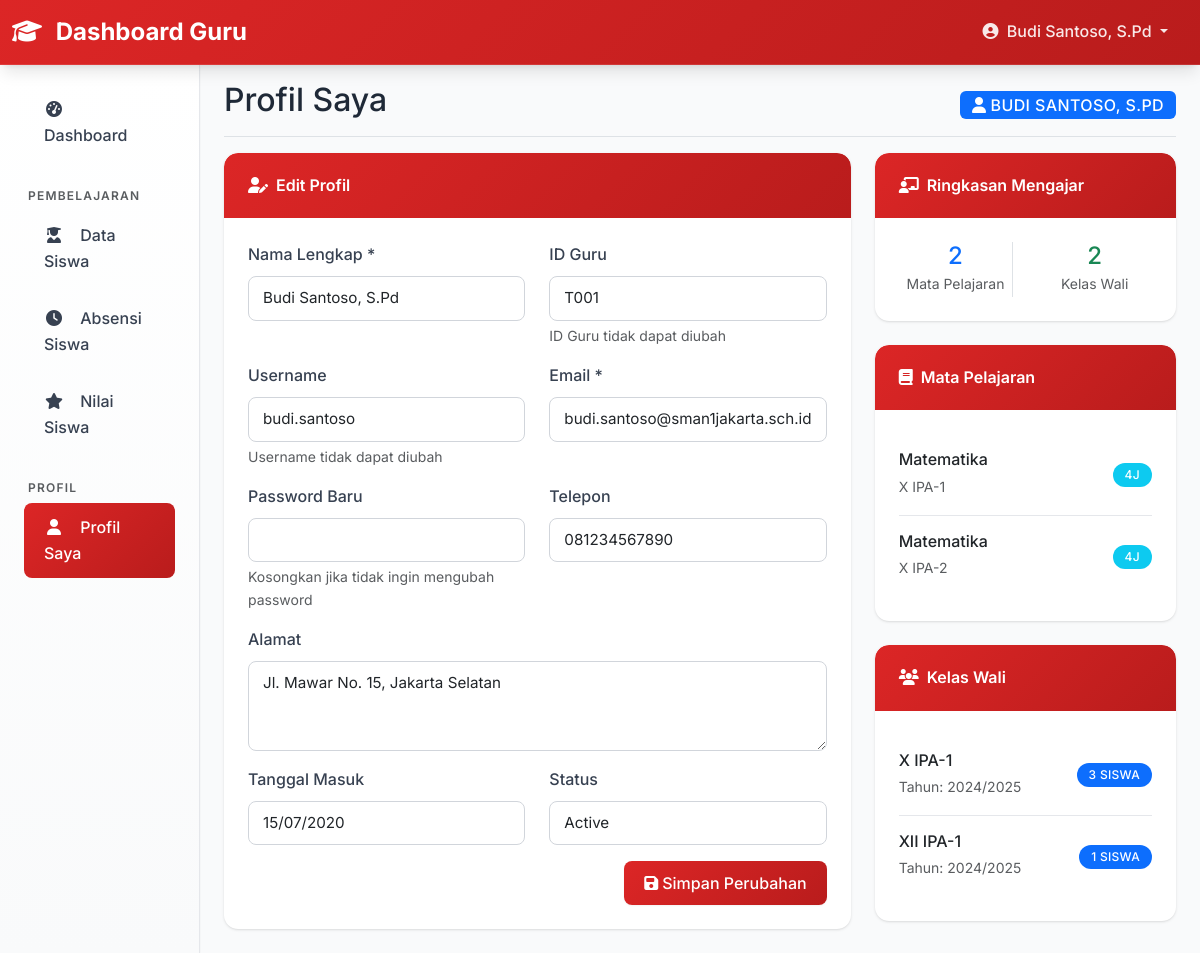
Screenshot of /teacher/profile.php (signed in) with the database file from the repository.
### tables this page shows
CREATE TABLE IF NOT EXISTS teachers (
    id INT AUTO_INCREMENT PRIMARY KEY,
    user_id INT,
    teacher_id VARCHAR(20) UNIQUE NOT NULL,
    phone VARCHAR(20),
    address TEXT,
    hire_date DATE,
    status ENUM('active', 'inactive') DEFAULT 'active',
    created_at TIMESTAMP DEFAULT CURRENT_TIMESTAMP,
    FOREIGN KEY (user_id) REFERENCES users(id) ON DELETE CASCADE
);

CREATE TABLE IF NOT EXISTS users (
    id INT AUTO_INCREMENT PRIMARY KEY,
    username VARCHAR(50) UNIQUE NOT NULL,
    email VARCHAR(100) UNIQUE NOT NULL,
    password VARCHAR(255) NOT NULL,
    role ENUM('admin', 'teacher') NOT NULL,
    full_name VARCHAR(100) NOT NULL,
    created_at TIMESTAMP DEFAULT CURRENT_TIMESTAMP,
    updated_at TIMESTAMP DEFAULT CURRENT_TIMESTAMP ON UPDATE CURRENT_TIMESTAMP
);

CREATE TABLE IF NOT EXISTS subjects (
    id INT AUTO_INCREMENT PRIMARY KEY,
    subject_code VARCHAR(20) UNIQUE NOT NULL,
    subject_name VARCHAR(100) NOT NULL,
    teacher_id INT,
    class_id INT,
    credit_hours INT DEFAULT 1,
    created_at TIMESTAMP DEFAULT CURRENT_TIMESTAMP,
    FOREIGN KEY (teacher_id) REFERENCES teachers(id) ON DELETE SET NULL,
    FOREIGN KEY (class_id) REFERENCES classes(id) ON DELETE CASCADE
);

CREATE TABLE IF NOT EXISTS classes (
    id INT AUTO_INCREMENT PRIMARY KEY,
    class_name VARCHAR(50) NOT NULL,
    class_level VARCHAR(20) NOT NULL,
    teacher_id INT,
    academic_year VARCHAR(10) NOT NULL,
    capacity INT DEFAULT 30,
    created_at TIMESTAMP DEFAULT CURRENT_TIMESTAMP,
    FOREIGN KEY (teacher_id) REFERENCES teachers(id) ON DELETE SET NULL
);

### teacher/profile.php (the view, shortened to what this page needs)
<?php
require_once '../config/database.php';
try {
    $stmt = $pdo->prepare("
        SELECT t.*, u.username, u.email, u.full_name
        FROM teachers t
        JOIN users u ON t.user_id = u.id
        WHERE t.user_id = ?
    ");
    $stmt->execute([$_SESSION['user_id']]);
    $teacher = $stmt->fetch();
} catch(PDOException $e) {
    $error = 'Terjadi kesalahan sistem';
    $teacher = null;
}
try {
    $stmt = $pdo->prepare("
        SELECT s.*, c.class_name, c.class_level
        FROM subjects s
        LEFT JOIN classes c ON s.class_id = c.id
        WHERE s.teacher_id = ?
        ORDER BY s.subject_name
    ");
    $stmt->execute([$teacher['id']]);
    $subjects = $stmt->fetchAll();
} catch(PDOException $e) {
    $subjects = [];
}
try {
    $stmt = $pdo->prepare("
        SELECT c.*,
               (SELECT COUNT(*) FROM students WHERE class_id = c.id AND status = 'active') as student_count
        FROM classes c
        WHERE c.teacher_id = ?
    ");
    $stmt->execute([$teacher['id']]);
    $homeroom_classes = $stmt->fetchAll();
} catch(PDOException $e) {
    $homeroom_classes = [];
}
include 'includes/header.php';
?>
<div class="container-fluid">
    <div class="row">
        <?php include 'includes/sidebar.php'; ?>
        <main class="col-md-9 ms-sm-auto col-lg-10 px-md-4">
            <div class="d-flex justify-content-between flex-wrap flex-md-nowrap align-items-center pt-3 pb-2 mb-3 border-bottom">
                <h1 class="h2">Profil Saya</h1>
                <div class="btn-toolbar mb-2 mb-md-0">
                    <span class="badge bg-primary fs-6">
                        <i class="fas fa-user me-1"></i><?= htmlspecialchars($teacher['full_name'] ?? 'Guru') ?>
                    </span>
                </div>
            </div>
            <div class="row">
                <div class="col-lg-8 mb-4">
                    <div class="card">
                        <div class="card-header">
                            <i class="fas fa-user-edit me-2"></i>Edit Profil
                        </div>
                        <div class="card-body">
                            <form method="POST">
                                <div class="row">
                                    <div class="col-md-6 mb-3">
                                        <label for="full_name" class="form-label">Nama Lengkap *</label>
                                        <input type="text" class="form-control" id="full_name" name="full_name"
                                               value="<?= htmlspecialchars($teacher['full_name'] ?? '') ?>" required>
                                    </div>
                                    <div class="col-md-6 mb-3">
                                        <label for="teacher_id" class="form-label">ID Guru</label>
                                        <input type="text" class="form-control" value="<?= htmlspecialchars($teacher['teacher_id'] ?? '') ?>" readonly>
                                        <div class="form-text">ID Guru tidak dapat diubah</div>
                                    </div>
                                </div>
                                <div class="row">
                                    <div class="col-md-6 mb-3">
                                        <label for="username" class="form-label">Username</label>
                                        <input type="text" class="form-control" value="<?= htmlspecialchars($teacher['username'] ?? '') ?>" readonly>
                                        <div class="form-text">Username tidak dapat diubah</div>
                                    </div>
                                    <div class="col-md-6 mb-3">
                                        <label for="email" class="form-label">Email *</label>
                                        <input type="email" class="form-control" id="email" name="email"
                                               value="<?= htmlspecialchars($teacher['email'] ?? '') ?>" required>
                                    </div>
                                </div>
                                <div class="row">
                                    <div class="col-md-6 mb-3">
                                        <label for="password" class="form-label">Password Baru</label>
                                        <input type="password" class="form-control" id="password" name="password">
                                        <div class="form-text">Kosongkan jika tidak ingin mengubah password</div>
                                    </div>
                                    <div class="col-md-6 mb-3">
                                        <label for="phone" class="form-label">Telepon</label>
                                        <input type="text" class="form-control" id="phone" name="phone"
                                               value="<?= htmlspecialchars($teacher['phone'] ?? '') ?>">
                                    </div>
                                </div>
                                <div class="mb-3">
                                    <label for="address" class="form-label">Alamat</label>
                                    <textarea class="form-control" id="address" name="address" rows="3"><?= htmlspecialchars($teacher['address'] ?? '') ?></textarea>
                                </div>
                                <div class="row">
                                    <div class="col-md-6 mb-3">
                                        <label class="form-label">Tanggal Masuk</label>
                                        <input type="text" class="form-control"
                                               value="<?= $teacher['hire_date'] ? date('d/m/Y', strtotime($teacher['hire_date'])) : '-' ?>" readonly>
                                    </div>
                                    <div class="col-md-6 mb-3">
                                        <label class="form-label">Status</label>
                                        <input type="text" class="form-control"
                                               value="<?= ucfirst($teacher['status'] ?? 'active') ?>" readonly>
                                    </div>
                                </div>
                                <div class="d-flex justify-content-end">
                                    <button type="submit" class="btn btn-primary">
                                        <i class="fas fa-save me-1"></i>Simpan Perubahan
                                    </button>
                                </div>
                            </form>
                        </div>
                    </div>
                </div>
                <div class="col-lg-4 mb-4">
                    <div class="card mb-4">
                        <div class="card-header">
                            <i class="fas fa-chalkboard-teacher me-2"></i>Ringkasan Mengajar
                        </div>
                        <div class="card-body">
                            <div class="row text-center">
                                <div class="col-6">
                                    <div class="border-end">
                                        <h4 class="text-primary mb-0"><?= count($subjects) ?></h4>
                                        <small class="text-muted">Mata Pelajaran</small>
                                    </div>
                                </div>
                                <div class="col-6">
                                    <h4 class="text-success mb-0"><?= count($homeroom_classes) ?></h4>
                                    <small class="text-muted">Kelas Wali</small>
                                </div>
                            </div>
                        </div>
                    </div>
                    <div class="card mb-4">
                        <div class="card-header">
                            <i class="fas fa-book me-2"></i>Mata Pelajaran
                        </div>
                        <div class="card-body">
                            <?php if (empty($subjects)): ?>
                                <p class="text-muted text-center">Belum ada mata pelajaran</p>
                            <?php else: ?>
                                <div class="list-group list-group-flush">
                                    <?php foreach($subjects as $subject): ?>
                                        <div class="list-group-item d-flex justify-content-between align-items-center px-0">
                                            <div>
                                                <h6 class="mb-1"><?= htmlspecialchars($subject['subject_name']) ?></h6>
                                                <small class="text-muted">
                                                    <?= $subject['class_name'] ? htmlspecialchars($subject['class_level'] . ' ' . $subject['class_name']) : 'Semua Kelas' ?>
                                                </small>
                                            </div>
                                            <span class="badge bg-info rounded-pill"><?= $subject['credit_hours'] ?>j</span>
                                        </div>
                                    <?php endforeach; ?>
                                </div>
                            <?php endif; ?>
                        </div>
                    </div>
                    <?php if (!empty($homeroom_classes)): ?>
                    <div class="card">
                        <div class="card-header">
                            <i class="fas fa-users me-2"></i>Kelas Wali
                        </div>
                        <div class="card-body">
                            <div class="list-group list-group-flush">
                                <?php foreach($homeroom_classes as $class): ?>
                                    <div class="list-group-item d-flex justify-content-between align-items-center px-0">
                                        <div>
                                            <h6 class="mb-1"><?= htmlspecialchars($class['class_level'] . ' ' . $class['class_name']) ?></h6>
                                            <small class="text-muted">Tahun: <?= htmlspecialchars($class['academic_year']) ?></small>
                                        </div>
                                        <span class="badge bg-primary rounded-pill"><?= $class['student_count'] ?> siswa</span>
                                    </div>
                                <?php endforeach; ?>
                            </div>
                        </div>
                    </div>
                    <?php endif; ?>
                </div>
            </div>
        </main>
    </div>
</div>
<?php include 'includes/footer.php'; ?>

### assets/css/style.css (style rules this page uses)
:root { --primary-red: #dc2626; --primary-red-dark: #b91c1c; --primary-red-light: #fef2f2; --primary-red-hover: #ef4444; --white: #ffffff; --gray-50: #f9fafb; --gray-100: #f3f4f6; --gray-200: #e5e7eb; --gray-300: #d1d5db; --gray-400: #9ca3af; --gray-500: #6b7280; --gray-600: #4b5563; --gray-700: #374151; --gray-800: #1f2937; --gray-900: #111827; --shadow-sm: 0 1px 2px 0 rgb(0 0 0 / 0.05); --shadow: 0 1px 3px 0 rgb(0 0 0 / 0.1), 0 1px 2px -1px rgb(0 0 0 / 0.1); --shadow-md: 0 4px 6px -1px rgb(0 0 0 / 0.1), 0 2px 4px -2px rgb(0 0 0 / 0.1); --shadow-lg: 0 10px 15px -3px rgb(0 0 0 / 0.1), 0 4px 6px -4px rgb(0 0 0 / 0.1); --shadow-xl: 0 20px 25px -5px rgb(0 0 0 / 0.1), 0 10px 10px -5px rgb(0 0 0 / 0.04); --gradient-primary: linear-gradient(135deg, var(--primary-red) 0%, var(--primary-red-dark) 100%); --gradient-primary-hover: linear-gradient(135deg, var(--primary-red-hover) 0%, var(--primary-red) 100%); }
body { font-family: 'Inter', -apple-system, BlinkMacSystemFont, 'Segoe UI', Roboto, sans-serif; background-color: var(--gray-50); color: var(--gray-800); line-height: 1.6; }
.card { border: none; border-radius: 0.875rem; box-shadow: var(--shadow); background-color: var(--white); transition: all 0.3s cubic-bezier(0.4, 0, 0.2, 1); position: relative; overflow: hidden; }
.card::before { content: ''; position: absolute; top: 0; left: 0; right: 0; height: 3px; background: var(--gradient-primary); opacity: 0; transition: opacity 0.3s ease; }
.card-header { background: var(--gradient-primary); color: white; border-radius: 0.875rem 0.875rem 0 0 !important; padding: 1.25rem 1.5rem; border-bottom: none; font-weight: 600; position: relative; overflow: hidden; }
.card-header::before { content: ''; position: absolute; top: 0; left: -100%; width: 100%; height: 100%; background: linear-gradient(90deg, transparent, rgba(255,255,255,0.1), transparent); transition: left 0.5s ease; }
.card-body { padding: 1.5rem; }
.btn-primary { background: var(--gradient-primary); border: none; border-radius: 0.5rem; font-weight: 500; padding: 0.625rem 1.25rem; transition: all 0.3s cubic-bezier(0.4, 0, 0.2, 1); box-shadow: var(--shadow-sm); position: relative; overflow: hidden; }
.btn-primary::before { content: ''; position: absolute; top: 0; left: -100%; width: 100%; height: 100%; background: linear-gradient(90deg, transparent, rgba(255,255,255,0.2), transparent); transition: left 0.5s ease; }
.form-control { border: 1px solid var(--gray-300); border-radius: 0.5rem; padding: 0.625rem 0.875rem; transition: all 0.3s cubic-bezier(0.4, 0, 0.2, 1); font-size: 0.95rem; background-color: var(--white); position: relative; }
.form-label { font-weight: 500; color: var(--gray-700); margin-bottom: 0.5rem; }
.badge { font-weight: 500; padding: 0.375rem 0.75rem; border-radius: 0.375rem; text-transform: uppercase; letter-spacing: 0.025em; font-size: 0.75rem; }
.list-group-item { border: none; border-bottom: 1px solid var(--gray-200); padding: 1rem 1.25rem; transition: all 0.3s ease; }
.list-group-item:last-child { border-bottom: none; }

### rows the page displays
teachers: user.full_name "BUDI SANTOSO, S.PD", full_name "Budi Santoso, S.Pd", teacher "T001", user.username "budi.santoso", email "budi.santoso@sman1jakarta.sch.id", phone "081234567890", address "Jl. Mawar No. 15, Jakarta Selatan", hire_date "15/07/2020", status "Active"
subjects: subject_name "Matematika", class.class_name "X IPA-1", credit_hours "4"
subjects: subject_name "Matematika", class.class_name "X IPA-2", credit_hours "4"
classes: class_level+class_name "X IPA-1", academic_year "2024/2025", student_count "3"
classes: class_level+class_name "XII IPA-1", academic_year "2024/2025", student_count "1"

### other values shown
$_SESSION['full_name'] "Budi Santoso, S.Pd"
count($subjects) "2"
count($homeroom_classes) "2"
